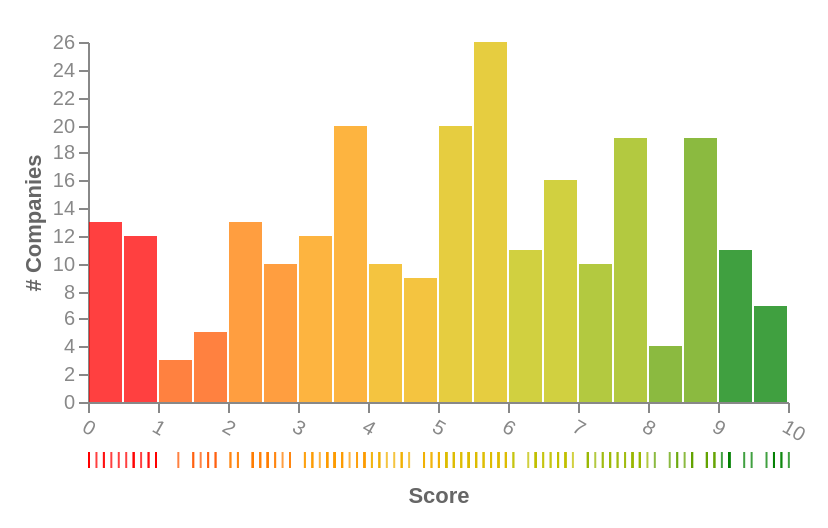

Specify this chart in Vega-Lite:
### Vega specification from a JSON file in a GitHub repository (floating-point values rounded to 4 significant figures; data arrays with more than 128 entries replaced by an {"elided": "..."} marker saying what was removed)
{"$schema": "https://vega.github.io/schema/vega/v5.json", "description": "Roboto,Helvetica Neue, Helvetica, Arial, sans-serif;", "width": 350, "height": 180, "padding": 10, "config": {"marks": {"text": {"font": "Helvetica Neue;"}}, "axis": {"labelColor": "#888", "titleColor": "#666"}}, "signals": [{"name": "tooltip", "value": {}, "on": [{"events": "rect:mouseover", "update": "datum"}, {"events": "rect:mouseout", "update": "{}"}]}, {"name": "extent", "init": "[-0.2, 10]"}, {"name": "bin", "value": 0.5, "bind": {"input": "range", "min": 0.1, "max": 1}}, {"name": "exponent", "value": 1, "bind": {"input": "range", "min": 0.1, "max": 1}}], "axes": [{"orient": "bottom", "scale": "xscale", "encode": {"labels": {"update": {"angle": {"value": 30}, "limit": {"value": 70}, "align": {"value": "left"}}}}, "title": "Score", "titlePadding": 20, "format": "~s"}, {"orient": "left", "scale": "yscale", "title": "# Companies", "tickMinStep": 1}], "data": [{"name": "answers", "transform": [{"type": "formula", "as": "value", "expr": "toNumber(datum.value)"}, {"type": "formula", "expr": "floor(datum.value)", "as": "floor"}], "values": {"elided": "250 records"}}, {"name": "extremes", "source": "answers", "transform": [{"type": "aggregate", "fields": ["value", "value"], "ops": ["min", "max"]}]}, {"name": "counts", "source": "answers", "transform": [{"type": "bin", "field": "value", "extent": {"signal": "extent"}, "step": {"signal": "bin"}}, {"type": "aggregate", "key": "bin0", "groupby": ["bin0", "bin1"], "fields": ["bin0"], "ops": ["count"], "as": ["count"]}, {"type": "formula", "expr": "{ value: { from: datum.bin0, to: datum.bin1 } }", "as": "filter"}, {"type": "formula", "expr": "floor(datum.bin0)", "as": "floor"}]}], "scales": [{"name": "xscale", "range": "width", "domain": [0, 10], "type": "linear"}, {"name": "yscale", "range": "height", "domain": {"data": "counts", "field": "count"}, "type": "pow", "exponent": {"signal": "exponent"}, "round": true, "zero": true, "nice": true}, {"name": "scoreColor", "type": "quantile", "domain": [0, 10], "range": ["#ff0000", "#ff5700", "#ff7e00", "#fc9b00", "#f1b000", "#debd00", "#c2c000", "#9ab700", "#65a300", "#008000", "#008000"]}], "marks": [{"type": "rect", "from": {"data": "counts"}, "encode": {"update": {"x": {"scale": "xscale", "field": "bin0", "offset": 0.5}, "x2": {"scale": "xscale", "field": "bin1", "offset": -0.5}, "y": {"scale": "yscale", "field": "count"}, "y2": {"scale": "yscale", "value": 0}, "fill": {"scale": "scoreColor", "field": "floor"}, "opacity": {"value": 0.75}}, "hover": {"opacity": {"value": 1}, "cursor": {"value": "pointer"}}}}, {"type": "text", "encode": {"enter": {"align": {"value": "center"}, "baseline": {"value": "bottom"}}, "update": {"x": {"scale": "xscale", "signal": "(tooltip.bin0 + tooltip.bin1) / 2", "band": 0.5}, "y": {"scale": {"signal": "'yscale'"}, "signal": "tooltip.count", "offset": -2}, "text": {"signal": "tooltip.count"}}}}, {"type": "rect", "from": {"data": "answers"}, "encode": {"enter": {"x": {"scale": "xscale", "field": "value"}, "width": {"value": 1}, "y": {"value": 25, "offset": {"signal": "height"}}, "height": {"value": 8}, "fill": {"scale": "scoreColor", "field": "floor"}, "fillOpacity": {"value": 0.75}}}}]}
